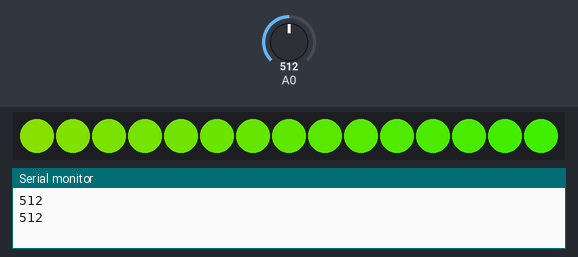
Recording of a sketch running on a simulated Arduino Uno, built with avr-gcc and run on an emulated ATmega328P. Shown: 15 RGB LEDs in strip order, left to right, the last lines printed to the serial monitor. Inputs (shaded band) come from the test bench; at power-on: A0 = 512.

Above: at 3.6 s.
3.7 s: A0 set to 53
9.5 s: A0 set to 46
At 12.1 s:
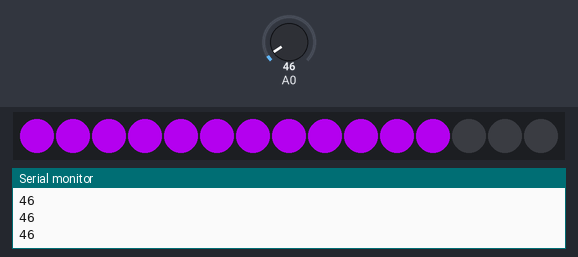
13.1 s: A0 set to 95
At 13.25 s:
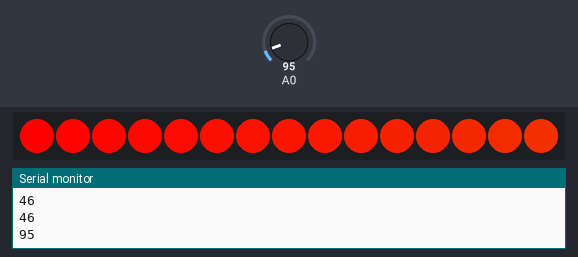
27.9 s: A0 set to 40
At 31.2 s:
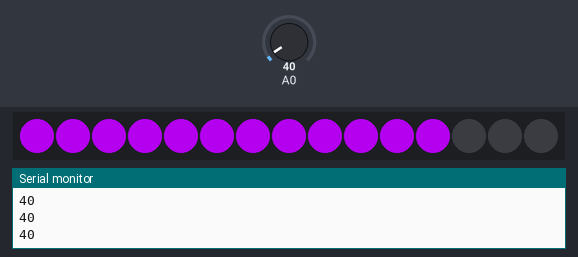

Measured:
- the behaviour switches between 51 and 50 on A0 (found by bisection; images 0 and 1)
- after the input at 9.5 s, the LEDs: first differ from a run without the input after 1.8 s (image 1)
- after the input at 13.1 s, the LEDs: change at once (image 2)
- after the input at 27.9 s, the LEDs: first differ from a run without the input after 2.1 s (image 3)

The sketch:

final_object.ino
```cpp
#include <Adafruit_NeoPixel.h>
#ifdef __AVR__
#include <avr/power.h>
#endif

#define NUMPIXELS      15

Adafruit_NeoPixel pixels = Adafruit_NeoPixel(NUMPIXELS, 6, NEO_GRB + NEO_KHZ800);


int soundLevel = 0;
int delayval = 0; // delay for half a second


void setup() {
  // put your setup code here, to run once:
  Serial.begin(9600);
  pixels.begin();
}

uint32_t Wheel(byte WheelPos) {
  WheelPos = 255 - WheelPos;
  if(WheelPos < 85) {
    return pixels.Color(255 - WheelPos * 3, 0, WheelPos * 3);
  }
  if(WheelPos < 170) {
    WheelPos -= 85;
    return pixels.Color(0, WheelPos * 3, 255 - WheelPos * 3);
  }

  WheelPos -= 170;
  return pixels.Color(WheelPos * 3, 255 - WheelPos * 3, 0);
}

void rainbowCycle(uint8_t wait){
  uint16_t i, j;

  for(j=0; j<256*5; j++) { // 5 cycles of all colors on wheel
    for(i=0; i< pixels.numPixels(); i++) {
      pixels.setPixelColor(i, Wheel(((i * 256 / pixels.numPixels()) + j) & 255));
    }
    pixels.show();
    delay(wait);
  }
}

void rainbow(uint8_t wait, int level) {
  uint16_t i, j;

  for(j=0; j<level; j++) {
    for(i=0; i<pixels.numPixels(); i++) {
      pixels.setPixelColor(i, Wheel((i+j) & 255));
    }
    pixels.show();
    delay(wait);
  }
}

void loop() {
  // put your main code here, to run repeatedly:

  soundLevel = analogRead(A0);
  Serial.println(soundLevel);

  if( (soundLevel > 20 ) && (soundLevel <= 50)){
    pixels.clear();
    for(int i=0;i<=11;i++){


    pixels.setPixelColor(i, pixels.Color(153,0,204));
    //make leds purple
  }
  pixels.show(); // This sends the updated pixel color to the hardware.
  delay(delayval);

  }

  //////////////////////////////////////////
//  if( (soundLevel > 30) && (soundLevel <= 38)){
//    pixels.clear();
//    rainbow(10, 100);
//
//
//  }
    //////////////////////////////////////
//    if( (soundLevel > 38) && (soundLevel <= 45)){
//      pixels.clear();
//      rainbow(10, 100);
//
//  }

  ///////////////////////////////////////////////////////
//
//  if( (soundLevel > 10)&& (soundLevel <= 11)){
//    pixels.clear();
//    rainbow(10, 150);
//
//  }

/////////////////////////////////////////////////////////////////

//   if( (soundLevel > 11) && (soundLevel <= 13)){
//    pixels.clear();
//    rainbow(10, 200);
//
//
//  }
////////////////////////////////////////////////////////////////
     if( (soundLevel > 50) && (soundLevel < 2000)){
      rainbow(10, 255);
      pixels.clear();


     }
}
```
